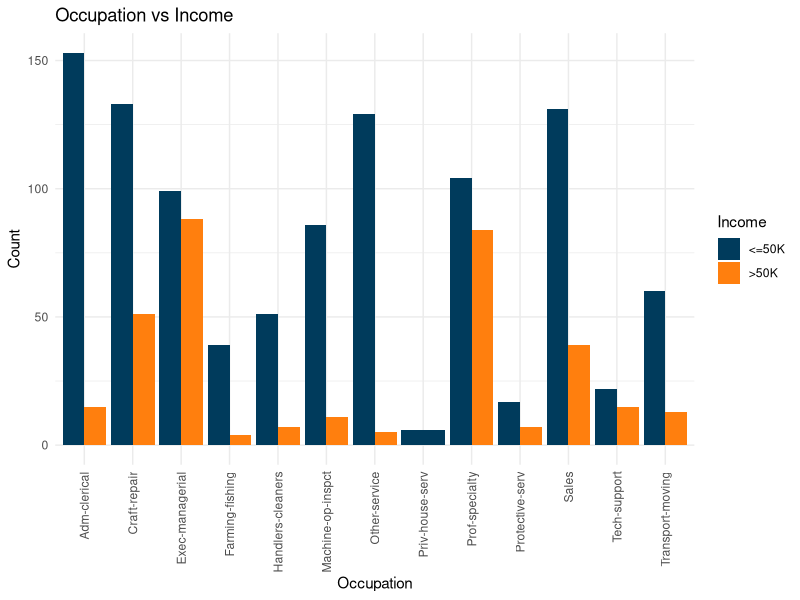
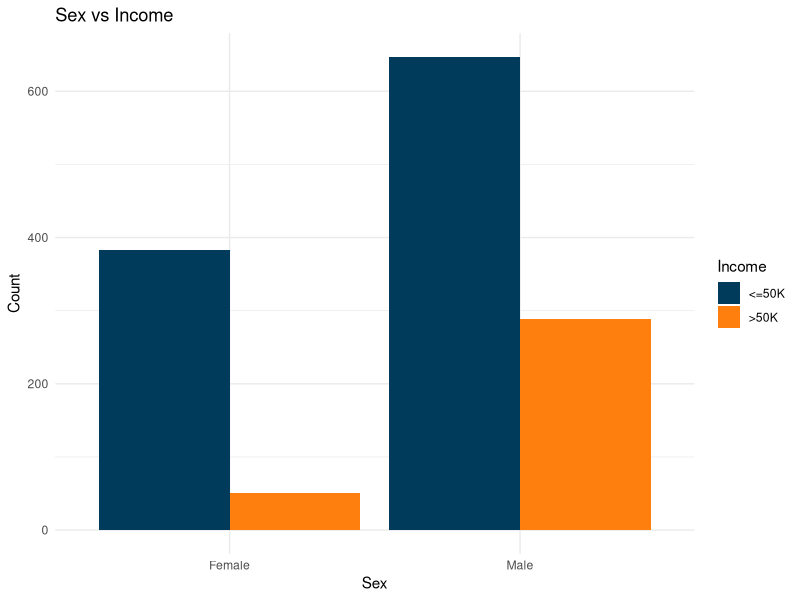
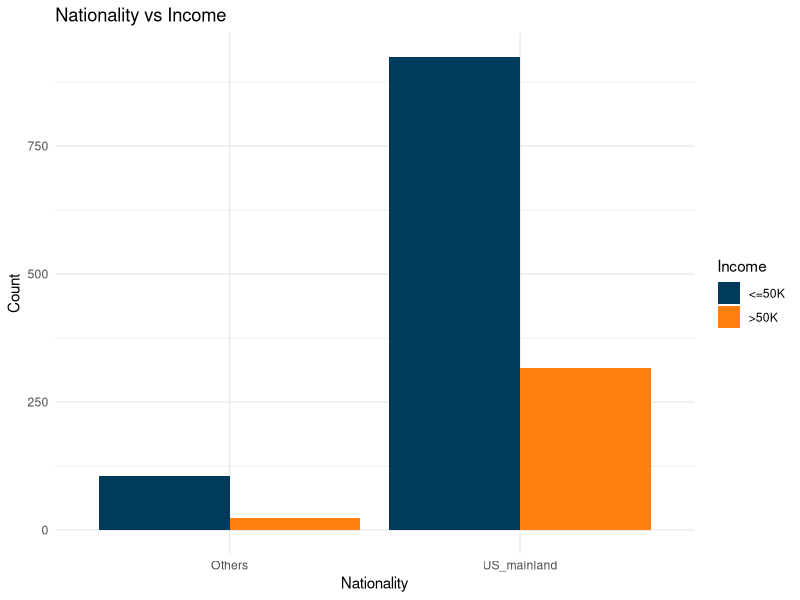
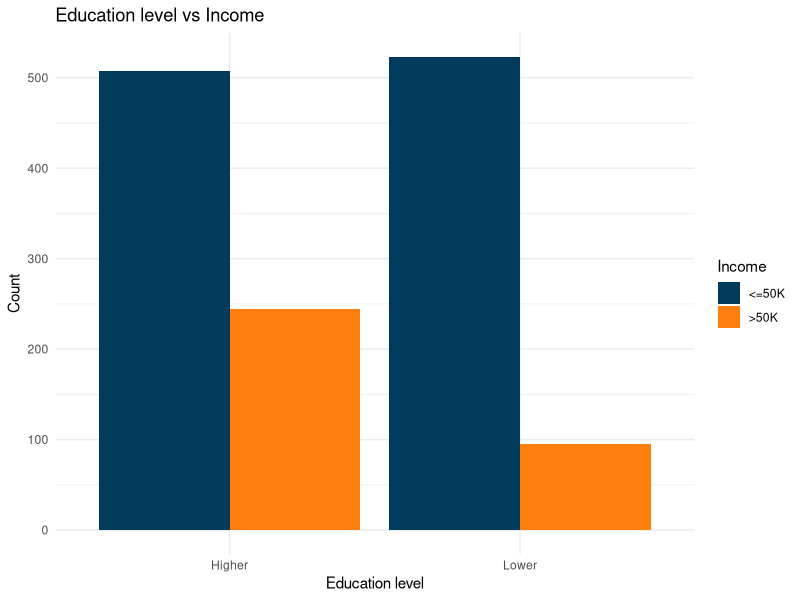
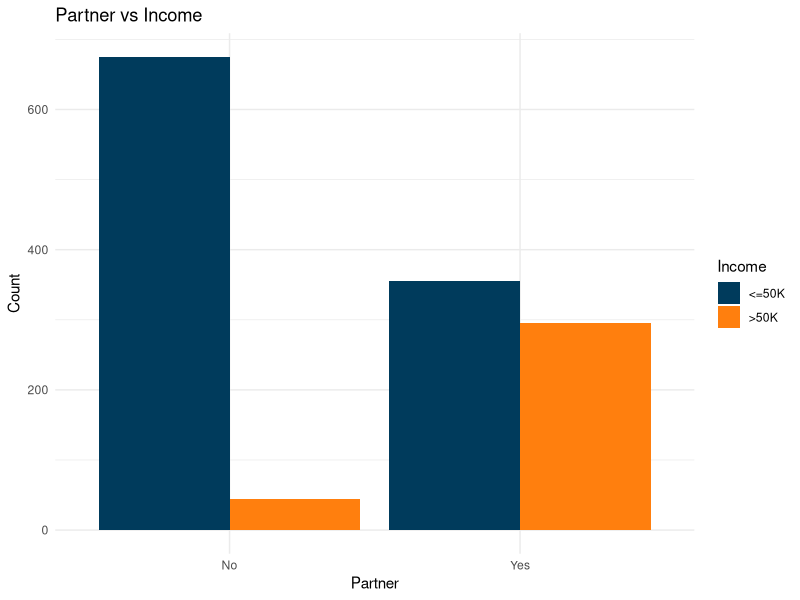
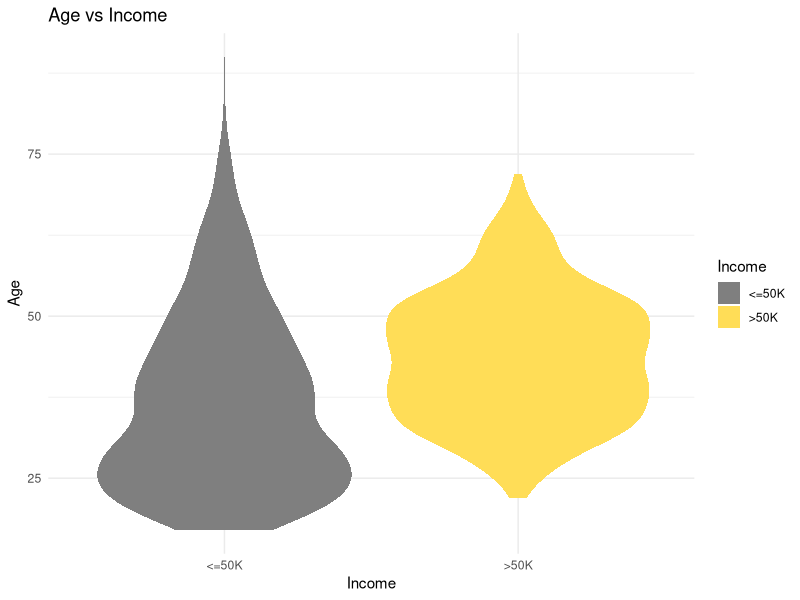
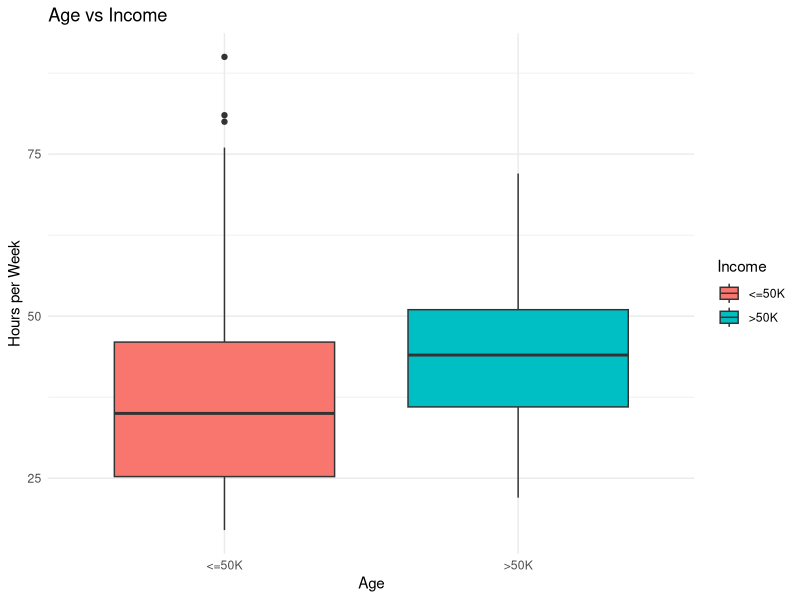
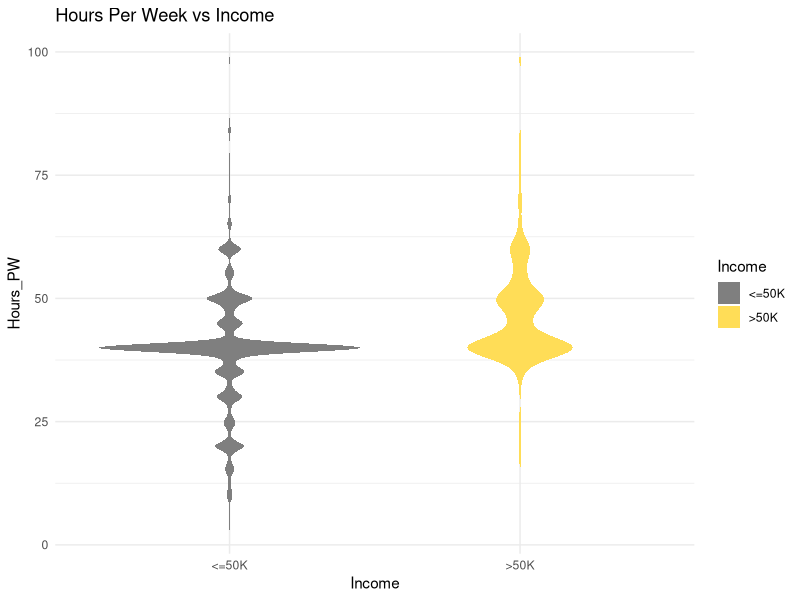

Source code (R) for these figures, in order:
## ---- chunk 1
#| message: false
library(dplyr)
# import dataset and handle missing values
original_data <- read.csv('dataset28.csv', na.strings = '?,')
sum(is.na(original_data))
original_data <- na.omit(original_data)
dim(original_data)

# modify the Education column
# use 'Higher' to represent higher education level
# use 'Lower' to represent lower education level
unique(original_data$Education)
modified_data <- original_data
modified_data$Education_level <- ifelse(original_data$Education %in% c("Bachelors,", "Masters,", "Doctorate,", "Prof-school,", "Assoc-acdm,", "Assoc-voc,", "Some-college,"),"Higher", "Lower")

# modify the Marital_Status column
# use 'Yes' or 'No' to represent whether a person has or not has 
unique(original_data$Marital_Status)
modified_data$Has_partner <- ifelse(original_data$Marital_Status %in% c("Married-civ-spouse,", "Married-AF-spouse,"), "Yes", "No")

# modify the Nationality column
unique(original_data$Nationality)
modified_data$Nationality <- ifelse(original_data$Nationality %in% c('United-States,'), 'US_mainland', 'Others')

# delete useless columns
modified_data <- modified_data %>% 
  select(-c(Education, Marital_Status, ))

# modify other columns
columns_to_clean <- c('Occupation', 'Sex', 'Hours_PW')
modified_data[columns_to_clean] <- lapply(modified_data[columns_to_clean], function(x) gsub(",$", "", x))

# check the modified data
dim(modified_data)
summary(modified_data)
str(modified_data)
modified_data$Hours_PW <- as.integer(modified_data$Hours_PW)
## ---- chunk 2
#| message: false
library(car)
# convert all variables including categorical variables into numeric variables
modified_data_numeric <- modified_data %>%
  mutate_if(is.character, as.factor) %>%
  mutate_if(is.factor, as.numeric)

VIF_model <- lm(Income ~ ., data = modified_data_numeric)

# calculate VIF
vif_values <- vif(VIF_model)
print(vif_values)

high_vif <- vif_values[vif_values > 10]
if (length(high_vif) > 0) {
  print("Variables with multicollinearity problem:")
  print(high_vif)
} else {
  print("There is no serious multicollinearity problem.")
}
## ---- chunk 3
#| message: false
# calculate the sample sizes and proportions of different response
table(modified_data$Income)
prop.table(table(modified_data$Income))
## ---- chunk 4
#| message: false
library(ggplot2)
library(knitr)

# Contingency Tables and Barplots for Categorical variables
# Occupation
Occupation_Income_table <- table(modified_data$Occupation, modified_data$Income)
Occupation_proportion <- prop.table(Occupation_Income_table)

kable(Occupation_Income_table, caption = "Contingency Table: Occupation vs Income")
kable(Occupation_proportion, caption = "Proportion Table: Occupation vs Income")


ggplot(data = modified_data, mapping = aes(x = Occupation, fill = Income)) +
  geom_bar(position = 'dodge') +
  scale_fill_manual(values = c("<=50K" = "#003B5C", ">50K" =
                                 "#ff7f0e")) +
  labs(title = 'Occupation vs Income', x = "Occupation",
       y = "Count") +
  theme_minimal() +
  theme(axis.text.x = element_text(angle = 90, vjust = 0.5, hjust = 1))
## ---- chunk 5
#| message: false
# Sex
Sex_Income_table <- table(modified_data$Sex, modified_data$Income)
Sex_proportion <- prop.table(Sex_Income_table)

kable(Sex_Income_table, caption = "Contingency Table: Sex vs Income")
kable(Sex_proportion, caption = "Proportion Table: Sex vs Income")

ggplot(data = modified_data, mapping = aes(x = Sex, fill = Income)) +
  geom_bar(position = 'dodge') +
  scale_fill_manual(values = c("<=50K" = "#003B5C", ">50K" =
                                 "#ff7f0e")) +
  labs(title = 'Sex vs Income', x = "Sex",
       y = "Count") +
  theme_minimal()
## ---- chunk 6
#| message: false
# Nationality
Nationality_Income_table <- table(modified_data$Nationality, modified_data$Income)
Nationality_proportion <- prop.table(Nationality_Income_table)

kable(Nationality_Income_table, caption = "Contingency Table: Nationality vs Income")
kable(Nationality_proportion, caption = "Proportion Table: Nationality vs Income")

ggplot(data = modified_data, mapping = aes(x = Nationality, fill = Income)) +
  geom_bar(position = 'dodge') +
  scale_fill_manual(values = c("<=50K" = "#003B5C", ">50K" =
                                 "#ff7f0e")) +
  labs(title = 'Nationality vs Income', x = "Nationality",
       y = "Count") +
  theme_minimal()
## ---- chunk 7
#| message: false
# Education level
Education_Income_table <- table(modified_data$Education_level, modified_data$Income)
Education_proportion <- prop.table(Education_Income_table)

kable(Education_Income_table, caption = "Contingency Table: Education level vs Income")
kable(Education_proportion, caption = "Proportion Table: Education level vs Income")

ggplot(data = modified_data, mapping = aes(x = Education_level, fill = Income)) +
  geom_bar(position = 'dodge') +
  scale_fill_manual(values = c("<=50K" = "#003B5C", ">50K" =
                                 "#ff7f0e")) +
  labs(title = 'Education level vs Income', x = "Education level",
       y = "Count") +
  theme_minimal()
## ---- chunk 8
#| message: false
# Partner
Partner_Income_table <- table(modified_data$Has_partner, modified_data$Income)
Partner_proportion <- prop.table(Partner_Income_table)

kable(Partner_Income_table, caption = "Contingency Table: Partner vs Income")
kable(Partner_proportion, caption = "Proportion Table: Partner vs Income")

ggplot(data = modified_data, mapping = aes(x = Has_partner, fill = Income)) +
  geom_bar(position = 'dodge') +
  scale_fill_manual(values = c("<=50K" = "#003B5C", ">50K" =
                                 "#ff7f0e")) +
  labs(title = 'Partner vs Income', x = "Partner",
       y = "Count") +
  theme_minimal()
## ---- chunk 9
#| message: false
# Violin plots and boxplots for numerical continuous variables
# Age
ggplot(data = modified_data, aes(x = Income, y = Age, fill = Income)) +
  geom_violin(col = 'transparent') +
  scale_fill_manual(values = c("<=50K" = "#7f7f7f", ">50K" =
                                 "#ffdd57")) +
  labs(title = "Age vs Income", x = "Income", y = "Age") +
  theme_minimal()

ggplot(modified_data, aes(x = Income, y = Age, fill = Income)) +
  geom_boxplot() +
  labs(title = "Age vs Income", x = "Age", y = "Hours per Week") +
  theme_minimal()

# Hours per week
ggplot(data = modified_data, aes(x = Income, y = Hours_PW, fill = Income)) +
  geom_violin(col = 'transparent') +
  scale_fill_manual(values = c("<=50K" = "#7f7f7f", ">50K" =
                                 "#ffdd57")) +
  labs(title = "Hours Per Week vs Income", x = "Income", y = "Hours_PW") +
  theme_minimal()

ggplot(modified_data, aes(x = Income, y = Hours_PW, fill = Income)) +
  geom_boxplot() +
  labs(title = "Hours Per Week vs Income", x = "Income", y = "Hours per Week") +
  theme_minimal()
## ---- chunk 10
#| message: false
library(caret)
# set random seed
set.seed(123)

# create training index for stratified sampling
training_index <- createDataPartition(modified_data$Income, p = 0.8, list = FALSE)

# split data into training data and test data
training_data <- modified_data[training_index, ]
test_data  <- modified_data[-training_index, ]
str(training_data)
str(test_data)

# check dimension
dim(training_data)
dim(test_data)

# check distribution in both datasets
prop.table(table(training_data$Income))
prop.table(table(test_data$Income))
